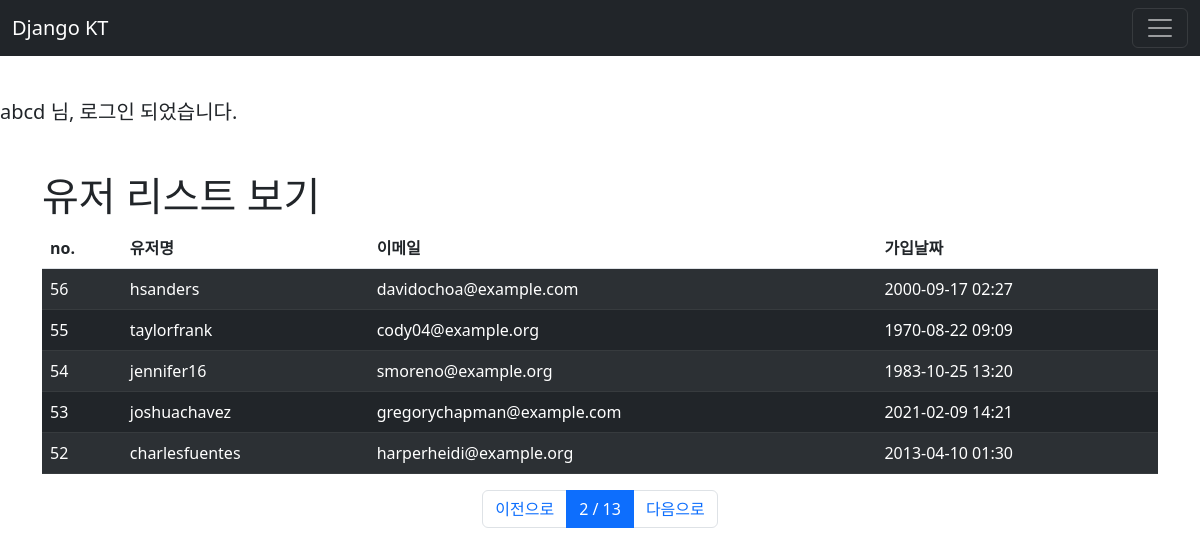
The app's page /users/?page=2 (signed in) with its own data.
### user/models.py (models this page shows, shortened)
class User(AbstractUser):
    register_date = models.DateTimeField(auto_now_add=True, verbose_name="등록날짜")
    class Meta:
        verbose_name = "사용자"
        verbose_name_plural = "사용자"

### user/views.py (the view)
# urls.py: path("users/", user_list_view, name="user_list"),
@login_required
def user_list_view(request):
    print("userlist 보기")
    page = int(request.GET.get("page", 1))
    users = User.objects.all().order_by("-id")     # 모든 유저정보 가져오기(내림차순)
    paginator = Paginator(users, 5)               # 10개씩 보여주기
    users = paginator.get_page(page)
    return render(request, "users.html", {"users": users})

### templates/users.html (shortened to what this page needs)
{% extends "base.html" %}
{% load static %}
  {% block content %}
  <div class="container">
  <div class="row mt-5">
    <div class="col-12">
      <h1>유저 리스트 보기</h1>
      <table class="table table-striped table-border">
        <thead class="thead-light">
          <tr>
            <th scope="col">no.</th>
            <th scope="col">유저명</th>
            <th scope="col">이메일</th>
            <th scope="col">가입날짜</th>
          </tr>
        </thead>
        <tbody class="table-dark">
          {% for user in users %}
          <tr>
            <td scope="row">{{ user.id }}</td>
            <td>{{ user.username }}</td>
            <td>{{ user.email }}</td>
            <td>{{ user.register_date|date:'Y-m-d H:i' }}</td>
          </tr>
          {% endfor %}
        </tbody>
      </table>
    </div>
  </div>
  <nav>
    <ul class="pagination justify-content-center">
      {% if users.has_previous %}
      <li class="page-item">
        <a class="page-link" href="?page={{ users.previous_page_number }}">이전으로</a>
      </li>
      {% else %}
      <li class="page-item disabled">
        <a class="page-link" href="#">이전으로</a>
      </li>
      {% endif %}
      <li class="page-item active">
        <a class="page-link" href="#">{{ users.number }} / {{ users.paginator.num_pages }}</a>
      </li>
      {% if users.has_next %}
      <li class="page-item">
        <a class="page-link" href="?page={{ users.next_page_number }}">다음으로</a>
      {% else %}
      <li class="page-item disabled">
        <a class="page-link disabled" href="#">다음으로</a>
      {% endif %}
      </li>
    </ul>
  </nav>
  </div>
  {% endblock %}

### templates/base.html (shortened to what this page needs)
{% load static %}
<!doctype html>
<html lang="en">
<head>
    <link href="https://cdn.jsdelivr.net/npm/bootstrap@5.2.0/dist/css/bootstrap.min.css" rel="stylesheet"
>
</head>
<body>
    <nav class="navbar navbar-dark bg-dark fixed-top">
        <div class="container-fluid">
            <a class="navbar-brand" href="/">Django KT</a>
            <button class="navbar-toggler" type="button" data-bs-toggle="offcanvas" data-bs-target="#offcanvasDarkNavbar"
                aria-controls="offcanvasDarkNavbar">
                <span class="navbar-toggler-icon"></span>
            </button>
        </div>
    </nav>
    {% if user.is_authenticated %}
        <h5>{{ user.username }} 님, 로그인 되었습니다. </h5>
    {% endif %}
    {% block content %}
    {% endblock %}
</body>
</html>

### templates/base.html (style rules this page uses)
body { margin-top: 100px; }

### records on screen
User: username "abcd"
User: id "56", username "hsanders", email "davidochoa@example.com", register_date "2000-09-17 02:27"
User: id "55", username "taylorfrank", email "cody04@example.org", register_date "1970-08-22 09:09"
User: id "54", username "jennifer16", email "smoreno@example.org", register_date "1983-10-25 13:20"
User: id "53", username "joshuachavez", email "gregorychapman@example.com", register_date "2021-02-09 14:21"
User: id "52", username "charlesfuentes", email "harperheidi@example.org", register_date "2013-04-10 01:30"

### other values on screen
{{ users.number }} "2"
{{ users.paginator.num_pages }} "13"
